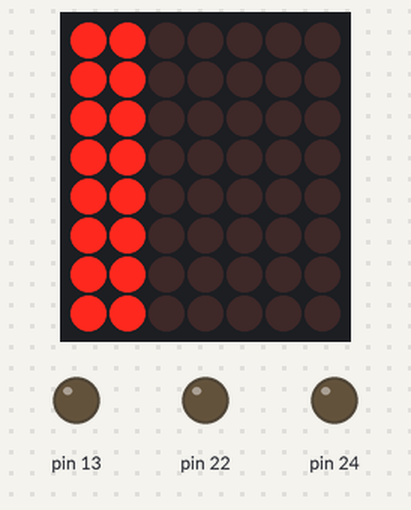
Bench run of a sketch on a simulated Arduino Mega 2560, built with avr-gcc and run on an emulated ATmega2560. Shown: 7×8 LED matrix, output pins drawn as LEDs (lit = HIGH). Wiring (inferred from the names in the program): LED matrix (orientation assumed): rows pin 2, pin 4, pin 6, pin 7, pin 8, pin 9, pin 10, pin 11; columns pin 3, pin 5, pin 51, pin 52, pin 53, pin 54, pin 55. Pins used as bus, display or sensor lines are not drawn.

Above: at 0.1 s.
At 1.2 s:
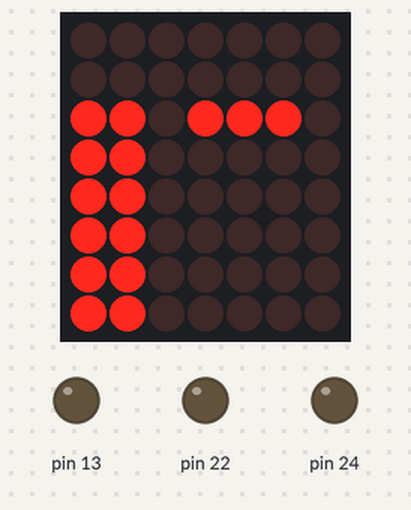
At 2.2 s:
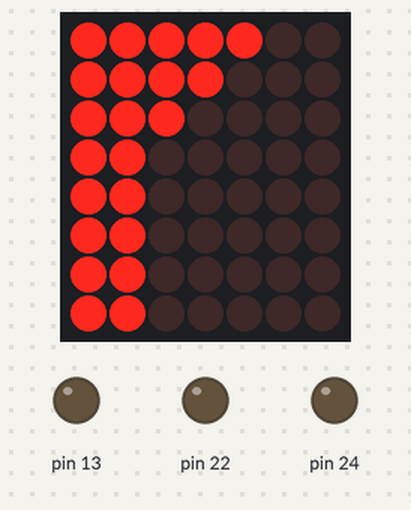
At 5.4 s:
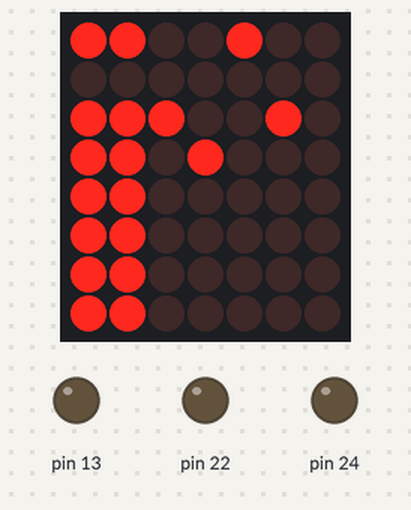
At 8.6 s:
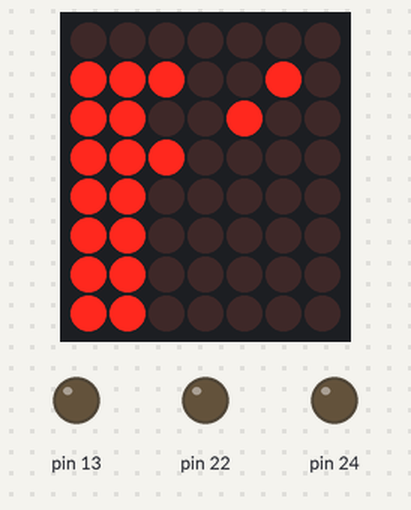
At 11.8 s:
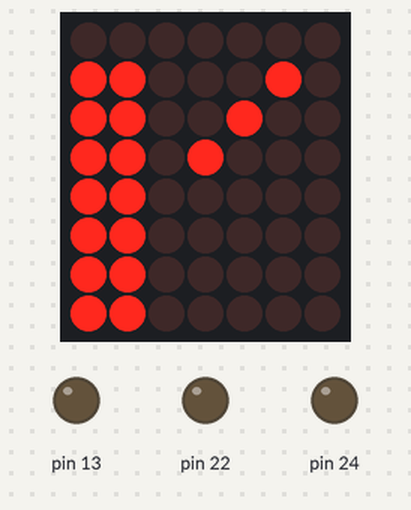

Measured:
- by itself, everything shown: repeats every 12.7 s, in 12 steps
- what the display in image 0 shows lasts 1.1 s, from 0.0 s to 1.1 s
- what the display in image 3 shows lasts 1.2 s, from 5.3 s to 6.5 s
- what the display in image 5 shows lasts 1.1 s, from 11.7 s to 12.8 s

The sketch:

6x6x6_DISPLAY_CUBE_CAPSTONE_PROJECT_AT_SAVANNAH_TECH.ino
```cpp
void setup() {
   pinMode(2, OUTPUT); // topRow First Plane
   pinMode(3, OUTPUT); // middleRow First Plane
   pinMode(4, OUTPUT); // middleRow SECOND Plane
   pinMode(5, OUTPUT); // middleRow THIRD Plane
   pinMode(6, OUTPUT);// bottomRow First Plane

   pinMode(7, OUTPUT); //topRow middle plane
   pinMode(8, OUTPUT); //middleRow 1ST middle plane
   pinMode(9, OUTPUT); //middleRow 2ND middle plane
   pinMode(10, OUTPUT); //middleRow 3RD middle plane
   pinMode(11, OUTPUT); //bottom Row middle plane

   pinMode(12, OUTPUT); // top row back plane
   pinMode(13, OUTPUT); // 1STmiddle row back plane
   pinMode(22, OUTPUT); // 2NDmiddle row back plane
   pinMode(24, OUTPUT); // 3RDmiddle row back plane
   pinMode(26, OUTPUT); // back row back plane

   pinMode(51, OUTPUT); // column left
   pinMode(52, OUTPUT); // column 1STmiddle
   pinMode(53, OUTPUT); // column 2NDMIDDLE
   pinMode(54, OUTPUT); // column 3RDmIDDLE
   pinMode(55, OUTPUT); // column right
}

void loop() {
  int delayAnimation = 60;
  // put your main code here, to run repeatedly:
  for (int iterator5 = 0; iterator5 < delayAnimation; iterator5++){
  bool imageArrayBottom[75] = {false,false,false,false,false, true,true,true,true,true, false,false,false,false,false, true,true,true,true,true, false,false,false,false,false};
  displayPlane(imageArrayBottom, 2);
  }
  for (int iterator5 = 0; iterator5 < delayAnimation; iterator5++){
  bool imageArrayMiddle[75] = {false, false, false, true, true, true, false, false, false, false, false, false, true, true, true, false, false, false, false, false, false, true, true, true, false, false, false,};
  displayPlane(imageArrayMiddle, 2);
  }
  for (int iterator5 = 0; iterator5 < delayAnimation; iterator5++){
  bool imageArrayTop[75] = {true, true, true, false, false, false, false, false, false, true, true, true, false, false, false, false, false, false, true, true, true, false, false, false, false, false, false};
  displayPlane(imageArrayTop, 2);
  }
  for (int iterator5 = 0; iterator5 < delayAnimation; iterator5++){
  bool imageArrayLeft[75] = {true, false, false, true, false, false, true, false, false, true, false, false, true, false, false, true, false, false, true, false, false, true, false, false, true, false, false};
  displayPlane(imageArrayLeft, 2);
  }
  for (int iterator5 = 0; iterator5 < delayAnimation; iterator5++){
  bool imageArrayMiddleV[75] = {false, true, false, false, true, false, false, true, false, false, true, false, false, true, false, false, true, false, false, true, false, false, true, false, false, true, false};
  displayPlane(imageArrayMiddleV, 2);
  }
  for (int iterator5 = 0; iterator5 < delayAnimation; iterator5++){
  bool imageArrayRight[75] = {false, false, true, false, false, true, false, false, true, false, false, true, false, false, true, false, false, true, false, false, true, false, false, true, false, false, true};
  displayPlane(imageArrayRight, 2);
  }
  for (int iterator5 = 0; iterator5 < delayAnimation; iterator5++){
  bool imageArrayMiddle[75] = {false, false, false, true, true, true, false, false, false, false, false, false, true, true, true, false, false, false, false, false, false, true, true, true, false, false, false};
  displayPlane(imageArrayMiddle, 2);
  }
  for (int iterator5 = 0; iterator5 < delayAnimation; iterator5++){
  bool imageArraySL[75] = {true, false, false, false, true, false, false, false, true, true, false, false, false, true, false, false, false, true,true, false, false, false, true, false, false, false, true};
  displayPlane(imageArraySL, 2);
  }
  for (int iterator5 = 0; iterator5 < delayAnimation; iterator5++){
  bool imageArrayMiddleV[75] = {false, true, false, false, true, false, false, true, false, false, true, false, false, true, false, false, true, false, false, true, false, false, true, false, false, true, false};
  displayPlane(imageArrayMiddleV, 2);
  }
  for (int iterator5 = 0; iterator5 < delayAnimation; iterator5++){
  bool imageArraySR[75] = {false, false, true, false, true, false, true, false, false, false, false, true, false, true, false, true, false, false,false, false, true, false, true, false, true, false, false};
  displayPlane(imageArraySR, 2);
  }
  for (int iterator5 = 0; iterator5 < delayAnimation; iterator5++){
  bool imageArrayMiddle[75] = {false, false, false, true, true, true, false, false, false, false, false, false, true, true, true, false, false, false, false, false, false, true, true, true, false, false, false};
  displayPlane(imageArrayMiddle, 2);
  }
  for (int iterator5 = 0; iterator5 < delayAnimation; iterator5++){
  bool imageArraySL[75] = {true, false, false, false, true, false, false, false, true, true, false, false, false, true, false, false, false, true,true, false, false, false, true, false, false, false, true};
  displayPlane(imageArraySL, 2);
  }
}
void displayPlane(bool imageArray[75], int delayTime){
    for (int iterator = 0; iterator < 10; iterator++){
      for(int iterator2 = 2; iterator2 < 27; iterator2++){ // turns off all rows
        digitalWrite(iterator2, LOW);
      }
      switch (iterator) { // turns on the appropriate row
        case 0:
           digitalWrite(2, HIGH);
           break;
        case 1:
          digitalWrite(3, HIGH);
          break;
        case 2:
          digitalWrite(4, HIGH);
          break;
        case 3:
          digitalWrite(5, HIGH);
          break;
        case 4:
          digitalWrite(6, HIGH);
          break;
        case 5:
         digitalWrite(7, HIGH);
          break;
        case 6:
          digitalWrite(8, HIGH);
          break;
        case 7:
         digitalWrite(9, HIGH);
         break;
        case 8:
          digitalWrite(10, HIGH);
          break;
        case 9:
         digitalWrite(11, HIGH);
          break;
        case 10:
         digitalWrite(12, HIGH);
         break;
          case 11:
         digitalWrite(13, HIGH);
         break;
          case 12:
         digitalWrite(22, HIGH);
         break;
          case 13:
         digitalWrite(24, HIGH);
          case 14:
         digitalWrite(26, HIGH);
         break;

      }

      // Now display the columns!
      if (imageArray[5*iterator] == true){
        digitalWrite(51, false);
      }
      else{
        digitalWrite(51, true);
      }
      if (imageArray[5*iterator+1] == true){
        digitalWrite(52, false);
      }
      else{
        digitalWrite(52, true);
      }
      if (imageArray[5*iterator+2] == true){
        digitalWrite(53, false);
      }
      else{
        digitalWrite(53, true);
      }
      if (imageArray[5*iterator+3] == true){
        digitalWrite(54, false);
      }
      else{
        digitalWrite(54, true);
      }
      if (imageArray[5*iterator+4] == true){
        digitalWrite(55, false);
      }
      else{
        digitalWrite(55, true);
      delay(delayTime);
      digitalWrite(51, true);
      digitalWrite(52, true);
      digitalWrite(53, true);
      digitalWrite(54, true);
      digitalWrite(55, true);
    }
    }
}
```
